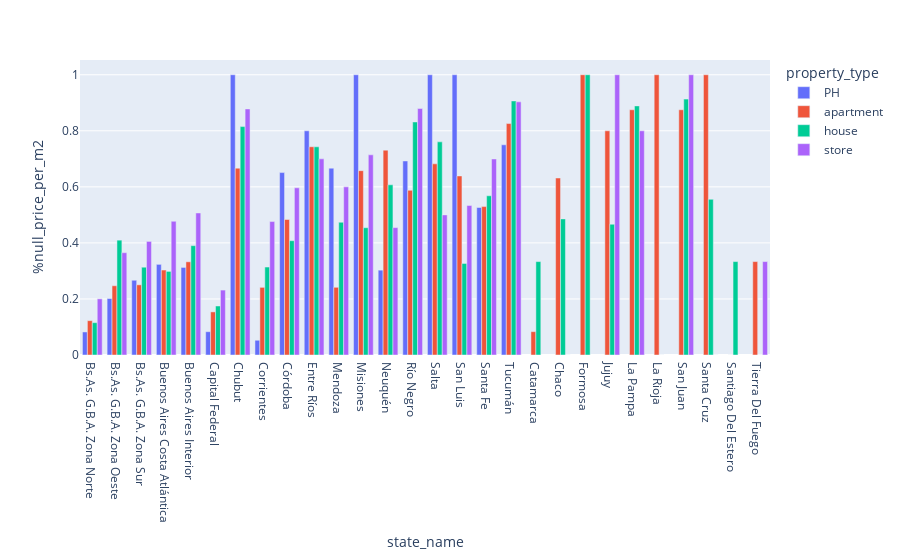

Here is the notebook cell this chart was saved with:
### Code cell
px.bar(data_state_proptype, x='state_name',y='%null_price_per_m2', color='property_type',barmode='group')

### Figure 1 — Plotly figure (JSON) as saved in the notebook; plotly's stock layout.template omitted (floating-point values rounded to 4 significant figures)
{"data": [{"alignmentgroup": "True", "hovertemplate": "property_type=PH<br>state_name=%{x}<br>%null_price_per_m2=%{y}<extra></extra>", "legendgroup": "PH", "marker": {"color": "#636efa"}, "name": "PH", "offsetgroup": "PH", "orientation": "v", "showlegend": true, "textposition": "auto", "type": "bar", "x": ["Bs.As. G.B.A. Zona Norte", "Bs.As. G.B.A. Zona Oeste", "Bs.As. G.B.A. Zona Sur", "Buenos Aires Costa Atlántica", "Buenos Aires Interior", "Capital Federal", "Chubut", "Corrientes", "Córdoba", "Entre Ríos", "Mendoza", "Misiones", "Neuquén", "Río Negro", "Salta", "San Luis", "Santa Fe", "Tucumán"], "xaxis": "x", "y": [0.08223, 0.2015, 0.2667, 0.3235, 0.3125, 0.08315, 1, 0.05263, 0.6509, 0.8, 0.6667, 1, 0.3028, 0.6923, 1, 1, 0.5263, 0.75], "yaxis": "y"}, {"alignmentgroup": "True", "hovertemplate": "property_type=apartment<br>state_name=%{x}<br>%null_price_per_m2=%{y}<extra></extra>", "legendgroup": "apartment", "marker": {"color": "#EF553B"}, "name": "apartment", "offsetgroup": "apartment", "orientation": "v", "showlegend": true, "textposition": "auto", "type": "bar", "x": ["Bs.As. G.B.A. Zona Norte", "Bs.As. G.B.A. Zona Oeste", "Bs.As. G.B.A. Zona Sur", "Buenos Aires Costa Atlántica", "Buenos Aires Interior", "Capital Federal", "Catamarca", "Chaco", "Chubut", "Corrientes", "Córdoba", "Entre Ríos", "Formosa", "Jujuy", "La Pampa", "La Rioja", "Mendoza", "Misiones", "Neuquén", "Río Negro", "Salta", "San Juan", "San Luis", "Santa Cruz", "Santa Fe", "Santiago Del Estero", "Tierra Del Fuego", "Tucumán"], "xaxis": "x", "y": [0.1225, 0.2471, 0.2504, 0.3032, 0.3325, 0.1538, 0.08333, 0.6316, 0.6667, 0.2414, 0.4835, 0.7431, 1, 0.8, 0.875, 1, 0.2416, 0.6578, 0.731, 0.5877, 0.6822, 0.875, 0.6389, 1, 0.5296, 0, 0.3333, 0.8259], "yaxis": "y"}, {"alignmentgroup": "True", "hovertemplate": "property_type=house<br>state_name=%{x}<br>%null_price_per_m2=%{y}<extra></extra>", "legendgroup": "house", "marker": {"color": "#00cc96"}, "name": "house", "offsetgroup": "house", "orientation": "v", "showlegend": true, "textposition": "auto", "type": "bar", "x": ["Bs.As. G.B.A. Zona Norte", "Bs.As. G.B.A. Zona Oeste", "Bs.As. G.B.A. Zona Sur", "Buenos Aires Costa Atlántica", "Buenos Aires Interior", "Capital Federal", "Catamarca", "Chaco", "Chubut", "Corrientes", "Córdoba", "Entre Ríos", "Formosa", "Jujuy", "La Pampa", "La Rioja", "Mendoza", "Misiones", "Neuquén", "Río Negro", "Salta", "San Juan", "San Luis", "Santa Cruz", "Santa Fe", "Santiago Del Estero", "Tierra Del Fuego", "Tucumán"], "xaxis": "x", "y": [0.1154, 0.4098, 0.3132, 0.2983, 0.3902, 0.1749, 0.3333, 0.4857, 0.815, 0.3139, 0.4079, 0.7429, 1, 0.4667, 0.8889, 0, 0.4737, 0.4542, 0.6073, 0.8316, 0.7606, 0.913, 0.3266, 0.5556, 0.5681, 0.3333, 0, 0.9065], "yaxis": "y"}, {"alignmentgroup": "True", "hovertemplate": "property_type=store<br>state_name=%{x}<br>%null_price_per_m2=%{y}<extra></extra>", "legendgroup": "store", "marker": {"color": "#ab63fa"}, "name": "store", "offsetgroup": "store", "orientation": "v", "showlegend": true, "textposition": "auto", "type": "bar", "x": ["Bs.As. G.B.A. Zona Norte", "Bs.As. G.B.A. Zona Oeste", "Bs.As. G.B.A. Zona Sur", "Buenos Aires Costa Atlántica", "Buenos Aires Interior", "Capital Federal", "Chaco", "Chubut", "Corrientes", "Córdoba", "Entre Ríos", "Jujuy", "La Pampa", "Mendoza", "Misiones", "Neuquén", "Río Negro", "Salta", "San Juan", "San Luis", "Santa Cruz", "Santa Fe", "Tierra Del Fuego", "Tucumán"], "xaxis": "x", "y": [0.2003, 0.3651, 0.4053, 0.4772, 0.5068, 0.2317, 0, 0.878, 0.4762, 0.5966, 0.7, 1, 0.8, 0.6, 0.7143, 0.4545, 0.8795, 0.5, 1, 0.5333, 0, 0.6995, 0.3333, 0.9032], "yaxis": "y"}], "layout": {"autosize": true, "barmode": "group", "legend": {"title": {"text": "property_type"}, "tracegroupgap": 0}, "margin": {"t": 60}, "xaxis": {"anchor": "y", "autorange": true, "domain": [0, 1], "range": [-0.5, 27.5], "title": {"text": "state_name"}, "type": "category"}, "yaxis": {"anchor": "x", "autorange": true, "domain": [0, 1], "range": [0, 1.053], "title": {"text": "%null_price_per_m2"}, "type": "linear"}}}
